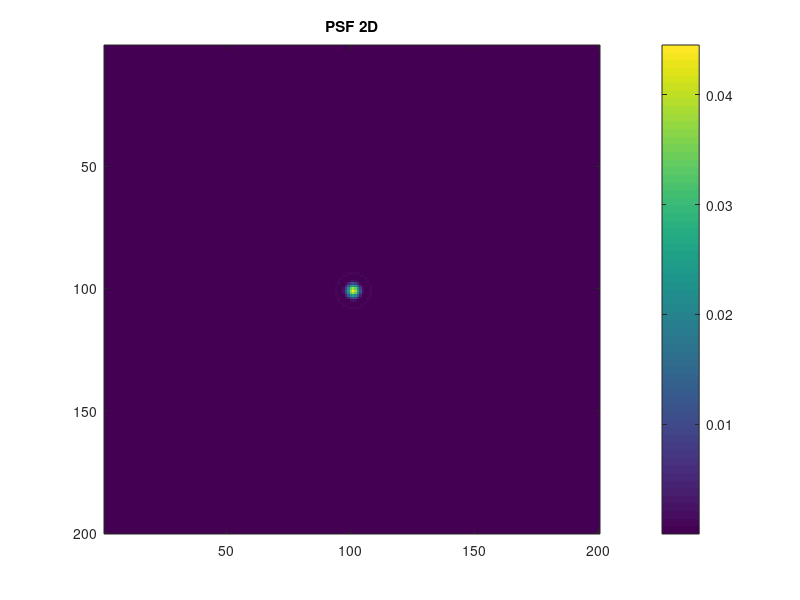

Write MATLAB code to recreate this figure. (Note: this script raises an error after producing the figure.)
addpath('func')
addpath('Illumination')

%% Input parameters
%-----------------------------------------------------
Read_out_noise_on = 1;
S = 15; 
K = S^2;
N=200;          
pixelsize = 4;    
magnification = 100; 
dx=pixelsize/magnification;     % Sampling in lateral plane at the sample in um
NA=1.45;         
lambda=0.488;   % Wavelength in um

% load 2D PSF and OTF
%-----------------------------------------------------
load("PSF.mat")
figure;imagesc(psf2D);colorbar;title('PSF 2D');
otf2D = abs(fftn(psf2D,[N N]));
% figure;imagesc(otf2D);colorbar;title('OTF 2D');


% Load illumination patterns
load("Original illumination.mat"); 
Illumination{1} = P3; illum_names{1} = 'Original illumination';
load("illumination with SA.mat");  
Illumination{2} = P1_distorted; illum_names{2} = 'illumination with SA';
load("illumination with Astig.mat"); 
Illumination{3} = P1_distorted; illum_names{3} = 'illumination with Astig';

% Generate sample
disp("Loading sample...")
load("obj.mat")
Sample = densite;

% Reconstruction parameters
SNR_dB = 30;% noise parameters
alpha = 1e-3;% Wiener parameters

% fista parameters
opts.pos = true;
opts.lambda = 0.01;
opts.beta = 0.005;
opts.backtracking = false;
nums = K;

for idx = 1:length(Illumination)
    disp(['Processing: ' illum_names{idx}]);

    P = Illumination{idx};  % use different Illumination
    
    D1 = zeros(N,N,K);
    for i = 1:K
        D1(:,:,i) = ifft2(fft2(P(:,:,i).*Sample).*otf2D);
        D1(:,:,i) = abs(D1(:,:,i));
    end
    signal_power = mean(D1(:).^2);
    snr_linear = 10^(SNR_dB/10); 
    noise_power = signal_power / snr_linear;
    for i = 1:K
        noise = sqrt(noise_power) * randn(N, N); 
        D1(:,:,i) = D1(:,:,i) + noise; 
    end
    D1 = D1 ./ max(D1(:));
    measureWD = mean(D1,3);

    % Wiener
    wienerWD = real(ifft2(conj(otf2D) .* fft2(measureWD) ./ (abs(otf2D).^2 + alpha)));

    % blind
    disp('Blind MSIM deconvolution...')
    Y = D1;
    D = psf2D;
    temp5 = zeros(N,N,nums);
    for i = 1:nums
        [temp4, ~] = fista_lasso2(Y(:,:,i), D, [], opts);
        temp5(:,:,i) = abs(temp4);
    end
    temp4_mean = sum(temp5,3) / nums;
    recon2 = zeros(N);
    for j = 1:nums
        recon2 = recon2 + (temp5(:,:,j) - temp4_mean).^2;
    end
    recon2 = sqrt(recon2 ./ nums);

%     results(idx).name = illum_names{idx};        
%     results(idx).wienerWD = wienerWD;             % Wiener
    results(idx).recon2 = recon2;                 % FISTA
end




%% plot and save      
figure;
pattern1 = subplot(1,3,1);
imagesc(Illumination{1}(:,:,5));colormap gray; axis square;title('Original')
pattern2 = subplot(1,3,2);
imagesc(Illumination{2}(:,:,5));colormap gray; axis square;title('SA')
pattern3 = subplot(1,3,3);
imagesc(Illumination{3}(:,:,5));colormap gray; axis square;title('Astig')

set([pattern1 pattern2 pattern3], 'XColor', 'none', 'YColor', 'none');


figure;
a1 = subplot(2,3,1);
imagesc(Sample);colormap gray; axis square;title("Ground truth")
a2 = subplot(2,3,2);
imagesc(measureWD);colormap gray; axis square;title("Wide-field")
a3 = subplot(2,3,3);
imagesc(wienerWD);colormap gray;axis square;title("wiener")
a4 = subplot(2,3,4);
imagesc(results(1).recon2);colormap gray;axis square;title("proposed-Original")
a5 = subplot(2,3,5);
imagesc(results(2).recon2);colormap gray;axis square;title("proposed-SA")
a6 = subplot(2,3,6);
imagesc(results(3).recon2);colormap gray;axis square;title("proposed-Astig")

set([a1 a2 a3 a4 a5 a6], 'XColor', 'none', 'YColor', 'none');

